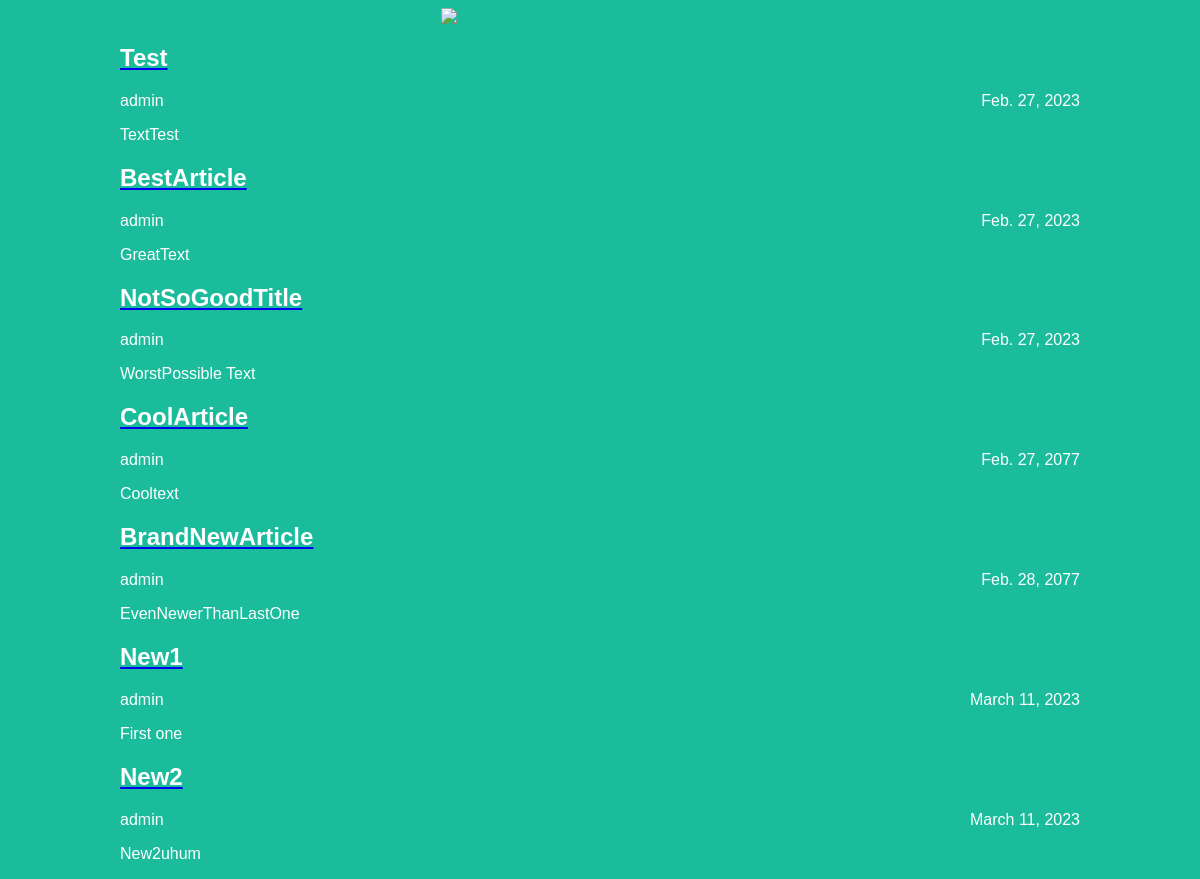
The page / on the database its author committed.
### articles/models.py (models this page shows, shortened)
class Article(models.Model):
    title = models.CharField(max_length=200)
    author = models.ForeignKey(User, on_delete=models.CASCADE)
    text = models.TextField()
    created_date = models.DateField(auto_now_add=True)
    def get_excerpt(self):
        return self.text[:140] + "..." if len(self.text) > 140 else self.text

### articles/views.py (the view)
# urls.py: path('', views.archive, name="archive"),
def archive(request):
    return render(request, 'archive.html', {"posts": Article.objects.all()})

### articles/templates/archive.html (shortened to what this page needs)
<!DOCTYPE html>
<html>
    <head><link rel="stylesheet" href="{{STATIC_URL}}/static/article.css"></head>
    <header>
    <header>
    <body class="archive">
        <div class="header">
        <img src= "https://abitur.mtuci.ru/bitrix/templates/modern_blue_s5/images/abitur_MTUCI-logo.png">
    </div>
    <div class="archive">
        {% for post in posts %}
            <div class="one-post">
                <a href="/article/{{post.id}}">
                    <h2 class="post-title">{{ post.title }}</h2>
                </a>
                <div class="article-info">
                <div class="article-author">{{ post.author.username }}</div>
                <div class="article-created-date">{{ post.created_date }}</div>
                </div>
                <p class="article-text">{{ post.get_excerpt }}</p>
                </div>
        {% endfor %}
    </div>
    </body>
</html>

### articles/static/article.css (style rules this page uses)
body { background: #1abc9c; font-family: Tahoma, Arial, sans-serif; color: #ffffff; }
.header img { display: block; width: 318px; margin-left: auto; margin-right: auto; }
.header { text-align: right; }
.archive { width: 960px; margin-left: auto; margin-right: auto; }
.post-title { color: #ffffff; }
.article-author { width: 50%; float: left; }
.article-created-date { text-align: right; }

### rows shown on the page
Article: title "Test", author.username "admin", created_date "Feb. 27, 2023", get_excerpt "TextTest"
Article: title "BestArticle", author.username "admin", created_date "Feb. 27, 2023", get_excerpt "GreatText"
Article: title "NotSoGoodTitle", author.username "admin", created_date "Feb. 27, 2023", get_excerpt "WorstPossible Text"
Article: title "CoolArticle", author.username "admin", created_date "Feb. 27, 2077", get_excerpt "Cooltext"
Article: title "BrandNewArticle", author.username "admin", created_date "Feb. 28, 2077", get_excerpt "EvenNewerThanLastOne"
Article: title "New1", author.username "admin", created_date "March 11, 2023", get_excerpt "First one"
Article: title "New2", author.username "admin", created_date "March 11, 2023", get_excerpt "New2uhum"
